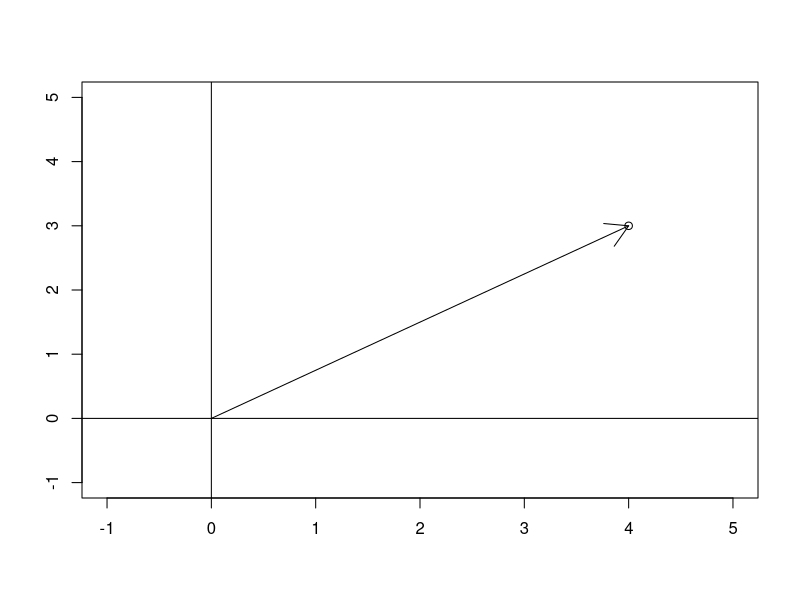

The R source for this figure:
## ---- chunk 1
knitr::opts_chunk$set(echo = TRUE)
## ---- chunk 2
plot(4, 3, xlim = c(-1, 5), ylim = c(-1, 5), xlab = "", ylab = "")
arrows(0, 0, 4, 3)
abline(h = 0, v = 0)
## ---- chunk 3
x <- cbind(c(1, 1, 1), c(4, 3, 4))
p <- x %*% solve(t(x) %*% x) %*% t(x)
p
## ---- chunk 4
y <- c(2, 2, 1)
p %*% y
## ---- chunk 5
lm(y ~ x - 1)
## ---- chunk 6
x <- cbind(rep(1, 10), 0.1*1:10)
y <- cbind(rnorm(10, x %*% c(4, 2)), rnorm(10, x %*% c(6, 1), 0.3))
betahat <- solve(t(x) %*% x) %*% t(x) %*% y
betahat
lm_res <- lm(y ~ x - 1)
lm_res$coefficients
